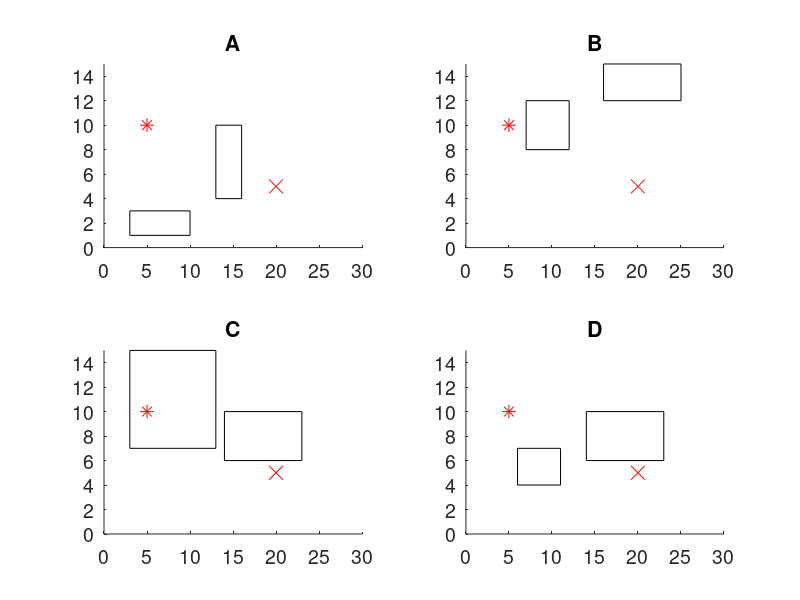

This figure's MATLAB source:
% codeed by shangfangxin 2017-03-15
% find the vertex of two rectangulars
% and let points in rectangular 1 are all belongs to cluster of point(a,b)
% let points in rectangular 2 are all belongs to cluster of point(c,d)
% init position: (a,b) = (5,10) (c,d) = (20,5)

clc;clear all;close all;

%% data
cluster1 = [5,10]; %(a,b)
cluster2 = [20,5]; %(c,d)

%% opinions
opinions = zeros(4,2,4);
opinions(:,:,1) = [3,3;10,1;13,10;16,4];
opinions(:,:,2) = [7,12;12,8;16,9;25,12];
opinions(:,:,3) = [3,15;13,7;14,10;23,6];
opinions(:,:,4) = [6,7;11,4;14,10;23,6];

distance = zeros(4,4);
%% construct the shape data of rectangular & find answer
for n = 1:size(opinions,3)
    rectYellow = zeros(4,2);
    rectBlue = zeros(4,2);

    rectYellow(1,:) = opinions(1,:,n);
    rectYellow(4,:) = opinions(2,:,n);
    rectYellow(2,:) = [ rectYellow(4,1), rectYellow(1,2) ];
    rectYellow(3,:) = [ rectYellow(1,1), rectYellow(4,2) ];

    rectBlue(1,:) = opinions(3,:,n);
    rectBlue(4,:) = opinions(4,:,n);
    rectBlue(2,:) = [ rectBlue(4,1), rectBlue(1,2) ];
    rectBlue(3,:) = [ rectBlue(1,1), rectBlue(4,2) ];
    
    subplot(2,2,n);
    axis([0 30 0 15]);
    set(gca,'FontSize',14);
    hold on;
    temp = abs(rectYellow(4,:) - rectYellow(1,:));
    w = temp(1);
    h = temp(2);
    rectangle('position',[rectYellow(3,:),w,h,]);
    
    temp = abs(rectBlue(4,:) - rectBlue(1,:));
    w = temp(1);
    h = temp(2);
    rectangle('position',[rectBlue(3,:),w,h]');
    
    plot (cluster1(1),cluster1(2),'*','color','r','MarkerSize',10);
    plot (cluster2(1),cluster2(2),'x','color','r','MarkerSize',10);
    t = ['A','B','C','D'];
    title(t(n));
    hold off;
    
    centerYellow = [mean(rectYellow(4,1) + rectYellow(3,1)),mean(rectYellow(1,2)-rectYellow(3,2))];
    centerBlue = [mean(rectBlue(4,1) + rectBlue(3,1)),mean(rectBlue(1,2)-rectBlue(3,2))];
    
    distance(n,1) = sqrt(sum(( centerYellow-cluster1 ).^2));
    distance(n,2) = sqrt(sum(( centerBlue-cluster1 ).^2));
    distance(n,3) = sqrt(sum(( centerYellow-cluster2 ).^2));
    distance(n,4) = sqrt(sum(( centerBlue-cluster2 ).^2));
    
end
